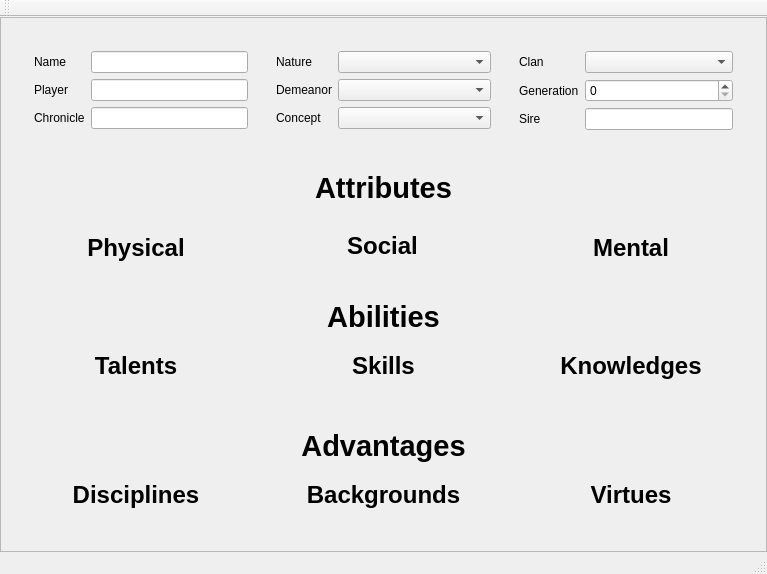
<?xml version="1.0" encoding="UTF-8"?>
<ui version="4.0">
 <class>CharacterSheet</class>
 <widget class="QMainWindow" name="CharacterSheet">
  <property name="geometry">
   <rect>
    <x>0</x>
    <y>0</y>
    <width>767</width>
    <height>574</height>
   </rect>
  </property>
  <property name="windowTitle">
   <string>CharacterSheet</string>
  </property>
  <widget class="QWidget" name="centralWidget">
   <layout class="QHBoxLayout" name="horizontalLayout">
    <property name="spacing">
     <number>0</number>
    </property>
    <property name="leftMargin">
     <number>0</number>
    </property>
    <property name="topMargin">
     <number>0</number>
    </property>
    <property name="rightMargin">
     <number>0</number>
    </property>
    <property name="bottomMargin">
     <number>0</number>
    </property>
    <item>
     <widget class="QScrollArea" name="scrollArea">
      <property name="widgetResizable">
       <bool>true</bool>
      </property>
      <widget class="QWidget" name="scrollAreaWidgetContents">
       <property name="geometry">
        <rect>
         <x>0</x>
         <y>0</y>
         <width>765</width>
         <height>510</height>
        </rect>
       </property>
       <layout class="QVBoxLayout" name="verticalLayout">
        <item>
         <widget class="QWidget" name="widget_4" native="true">
          <layout class="QHBoxLayout" name="horizontalLayout_2">
           <item>
            <widget class="QWidget" name="widget_2" native="true">
             <property name="sizePolicy">
              <sizepolicy hsizetype="Minimum" vsizetype="Preferred">
               <horstretch>1</horstretch>
               <verstretch>0</verstretch>
              </sizepolicy>
             </property>
             <layout class="QFormLayout" name="formLayout">
              <item row="0" column="0">
               <widget class="QLabel" name="label">
                <property name="text">
                 <string>Name</string>
                </property>
               </widget>
              </item>
              <item row="0" column="1">
               <widget class="QLineEdit" name="lineEdit_3">
                <property name="maximumSize">
                 <size>
                  <width>16777215</width>
                  <height>16777215</height>
                 </size>
                </property>
               </widget>
              </item>
              <item row="1" column="0">
               <widget class="QLabel" name="label_2">
                <property name="text">
                 <string>Player</string>
                </property>
               </widget>
              </item>
              <item row="1" column="1">
               <widget class="QLineEdit" name="lineEdit_4">
                <property name="maximumSize">
                 <size>
                  <width>16777215</width>
                  <height>16777215</height>
                 </size>
                </property>
               </widget>
              </item>
              <item row="2" column="0">
               <widget class="QLabel" name="label_3">
                <property name="text">
                 <string>Chronicle</string>
                </property>
               </widget>
              </item>
              <item row="2" column="1">
               <widget class="QLineEdit" name="lineEdit_2">
                <property name="maximumSize">
                 <size>
                  <width>16777215</width>
                  <height>16777215</height>
                 </size>
                </property>
               </widget>
              </item>
             </layout>
             <zorder>label</zorder>
             <zorder>lineEdit_3</zorder>
             <zorder>label_2</zorder>
             <zorder>lineEdit_4</zorder>
             <zorder>label_3</zorder>
             <zorder>lineEdit_2</zorder>
             <zorder>widget</zorder>
            </widget>
           </item>
           <item>
            <widget class="QWidget" name="widget_3" native="true">
             <property name="sizePolicy">
              <sizepolicy hsizetype="Minimum" vsizetype="Preferred">
               <horstretch>1</horstretch>
               <verstretch>0</verstretch>
              </sizepolicy>
             </property>
             <layout class="QFormLayout" name="formLayout_8">
              <item row="0" column="0">
               <widget class="QLabel" name="label_4">
                <property name="text">
                 <string>Nature</string>
                </property>
               </widget>
              </item>
              <item row="0" column="1">
               <widget class="QComboBox" name="comboBox">
                <property name="sizePolicy">
                 <sizepolicy hsizetype="Minimum" vsizetype="Fixed">
                  <horstretch>0</horstretch>
                  <verstretch>0</verstretch>
                 </sizepolicy>
                </property>
                <property name="maximumSize">
                 <size>
                  <width>16777215</width>
                  <height>16777215</height>
                 </size>
                </property>
               </widget>
              </item>
              <item row="1" column="0">
               <widget class="QLabel" name="label_5">
                <property name="text">
                 <string>Demeanor</string>
                </property>
               </widget>
              </item>
              <item row="1" column="1">
               <widget class="QComboBox" name="comboBox_4">
                <property name="sizePolicy">
                 <sizepolicy hsizetype="Minimum" vsizetype="Fixed">
                  <horstretch>0</horstretch>
                  <verstretch>0</verstretch>
                 </sizepolicy>
                </property>
                <property name="maximumSize">
                 <size>
                  <width>16777215</width>
                  <height>16777215</height>
                 </size>
                </property>
               </widget>
              </item>
              <item row="2" column="0">
               <widget class="QLabel" name="label_6">
                <property name="text">
                 <string>Concept</string>
                </property>
               </widget>
              </item>
              <item row="2" column="1">
               <widget class="QComboBox" name="comboBox_3">
                <property name="sizePolicy">
                 <sizepolicy hsizetype="Minimum" vsizetype="Fixed">
                  <horstretch>0</horstretch>
                  <verstretch>0</verstretch>
                 </sizepolicy>
                </property>
                <property name="maximumSize">
                 <size>
                  <width>16777215</width>
                  <height>16777215</height>
                 </size>
                </property>
               </widget>
              </item>
             </layout>
            </widget>
           </item>
           <item>
            <widget class="QWidget" name="widget" native="true">
             <property name="sizePolicy">
              <sizepolicy hsizetype="Minimum" vsizetype="Preferred">
               <horstretch>1</horstretch>
               <verstretch>0</verstretch>
              </sizepolicy>
             </property>
             <layout class="QFormLayout" name="formLayout_9">
              <item row="0" column="0">
               <widget class="QLabel" name="label_7">
                <property name="text">
                 <string>Clan</string>
                </property>
               </widget>
              </item>
              <item row="0" column="1">
               <widget class="QComboBox" name="comboBox_2">
                <property name="maximumSize">
                 <size>
                  <width>16777215</width>
                  <height>16777215</height>
                 </size>
                </property>
               </widget>
              </item>
              <item row="1" column="0">
               <widget class="QLabel" name="label_8">
                <property name="text">
                 <string>Generation</string>
                </property>
               </widget>
              </item>
              <item row="1" column="1">
               <widget class="QSpinBox" name="spinBox">
                <property name="sizePolicy">
                 <sizepolicy hsizetype="Minimum" vsizetype="Fixed">
                  <horstretch>0</horstretch>
                  <verstretch>0</verstretch>
                 </sizepolicy>
                </property>
                <property name="maximumSize">
                 <size>
                  <width>16777215</width>
                  <height>16777215</height>
                 </size>
                </property>
               </widget>
              </item>
              <item row="2" column="0">
               <widget class="QLabel" name="label_9">
                <property name="text">
                 <string>Sire</string>
                </property>
               </widget>
              </item>
              <item row="2" column="1">
               <widget class="QLineEdit" name="lineEdit">
                <property name="sizePolicy">
                 <sizepolicy hsizetype="Minimum" vsizetype="Fixed">
                  <horstretch>0</horstretch>
                  <verstretch>0</verstretch>
                 </sizepolicy>
                </property>
                <property name="maximumSize">
                 <size>
                  <width>16777215</width>
                  <height>16777215</height>
                 </size>
                </property>
               </widget>
              </item>
             </layout>
            </widget>
           </item>
          </layout>
         </widget>
        </item>
        <item>
         <widget class="QLabel" name="label_17">
          <property name="font">
           <font>
            <pointsize>22</pointsize>
            <weight>75</weight>
            <bold>true</bold>
           </font>
          </property>
          <property name="text">
           <string>Attributes</string>
          </property>
          <property name="alignment">
           <set>Qt::AlignCenter</set>
          </property>
         </widget>
        </item>
        <item>
         <widget class="QWidget" name="widget_5" native="true">
          <layout class="QHBoxLayout" name="horizontalLayout_7">
           <property name="spacing">
            <number>0</number>
           </property>
           <property name="leftMargin">
            <number>0</number>
           </property>
           <property name="topMargin">
            <number>0</number>
           </property>
           <property name="rightMargin">
            <number>0</number>
           </property>
           <property name="bottomMargin">
            <number>0</number>
           </property>
           <item>
            <widget class="QWidget" name="widget_physical_container" native="true">
             <layout class="QVBoxLayout" name="verticalLayout_4">
              <item>
               <widget class="QLabel" name="label_10">
                <property name="sizePolicy">
                 <sizepolicy hsizetype="MinimumExpanding" vsizetype="Minimum">
                  <horstretch>0</horstretch>
                  <verstretch>0</verstretch>
                 </sizepolicy>
                </property>
                <property name="font">
                 <font>
                  <pointsize>18</pointsize>
                  <weight>75</weight>
                  <bold>true</bold>
                 </font>
                </property>
                <property name="text">
                 <string>Physical</string>
                </property>
                <property name="alignment">
                 <set>Qt::AlignCenter</set>
                </property>
               </widget>
              </item>
              <item>
               <widget class="QWidget" name="widget_physical" native="true">
                <property name="sizePolicy">
                 <sizepolicy hsizetype="Minimum" vsizetype="Minimum">
                  <horstretch>0</horstretch>
                  <verstretch>0</verstretch>
                 </sizepolicy>
                </property>
                <layout class="QFormLayout" name="formLayout_3">
                 <property name="leftMargin">
                  <number>0</number>
                 </property>
                 <property name="topMargin">
                  <number>0</number>
                 </property>
                 <property name="rightMargin">
                  <number>0</number>
                 </property>
                 <property name="bottomMargin">
                  <number>0</number>
                 </property>
                </layout>
               </widget>
              </item>
             </layout>
            </widget>
           </item>
           <item>
            <widget class="QWidget" name="widget_social_container" native="true">
             <layout class="QVBoxLayout" name="verticalLayout_3">
              <property name="spacing">
               <number>6</number>
              </property>
              <property name="leftMargin">
               <number>9</number>
              </property>
              <property name="topMargin">
               <number>9</number>
              </property>
              <property name="bottomMargin">
               <number>9</number>
              </property>
              <item>
               <widget class="QLabel" name="label_11">
                <property name="sizePolicy">
                 <sizepolicy hsizetype="MinimumExpanding" vsizetype="Fixed">
                  <horstretch>0</horstretch>
                  <verstretch>0</verstretch>
                 </sizepolicy>
                </property>
                <property name="font">
                 <font>
                  <pointsize>18</pointsize>
                  <weight>75</weight>
                  <bold>true</bold>
                 </font>
                </property>
                <property name="text">
                 <string>Social</string>
                </property>
                <property name="alignment">
                 <set>Qt::AlignCenter</set>
                </property>
               </widget>
              </item>
              <item>
               <widget class="QWidget" name="widget_social" native="true">
                <property name="sizePolicy">
                 <sizepolicy hsizetype="Minimum" vsizetype="Minimum">
                  <horstretch>0</horstretch>
                  <verstretch>0</verstretch>
                 </sizepolicy>
                </property>
                <layout class="QFormLayout" name="formLayout_4">
                 <property name="labelAlignment">
                  <set>Qt::AlignLeading|Qt::AlignLeft|Qt::AlignVCenter</set>
                 </property>
                 <property name="leftMargin">
                  <number>0</number>
                 </property>
                 <property name="topMargin">
                  <number>0</number>
                 </property>
                 <property name="rightMargin">
                  <number>0</number>
                 </property>
                 <property name="bottomMargin">
                  <number>0</number>
                 </property>
                </layout>
               </widget>
              </item>
             </layout>
            </widget>
           </item>
           <item>
            <widget class="QWidget" name="widget_mental_container" native="true">
             <property name="sizePolicy">
              <sizepolicy hsizetype="Preferred" vsizetype="Preferred">
               <horstretch>0</horstretch>
               <verstretch>0</verstretch>
              </sizepolicy>
             </property>
             <layout class="QVBoxLayout" name="verticalLayout_5">
              <item>
               <widget class="QLabel" name="label_12">
                <property name="sizePolicy">
                 <sizepolicy hsizetype="MinimumExpanding" vsizetype="Minimum">
                  <horstretch>0</horstretch>
                  <verstretch>0</verstretch>
                 </sizepolicy>
                </property>
                <property name="font">
                 <font>
                  <pointsize>18</pointsize>
                  <weight>75</weight>
                  <bold>true</bold>
                 </font>
                </property>
                <property name="text">
                 <string>Mental</string>
                </property>
                <property name="alignment">
                 <set>Qt::AlignCenter</set>
                </property>
               </widget>
              </item>
              <item>
               <widget class="QWidget" name="widget_mental" native="true">
                <property name="sizePolicy">
                 <sizepolicy hsizetype="Minimum" vsizetype="Minimum">
                  <horstretch>0</horstretch>
                  <verstretch>0</verstretch>
                 </sizepolicy>
                </property>
                <layout class="QFormLayout" name="formLayout_2">
                 <property name="leftMargin">
                  <number>0</number>
                 </property>
                 <property name="topMargin">
                  <number>0</number>
                 </property>
                 <property name="rightMargin">
                  <number>0</number>
                 </property>
                 <property name="bottomMargin">
                  <number>0</number>
                 </property>
                </layout>
               </widget>
              </item>
             </layout>
            </widget>
           </item>
          </layout>
         </widget>
        </item>
        <item>
         <widget class="QLabel" name="label_16">
          <property name="font">
           <font>
            <pointsize>22</pointsize>
            <weight>75</weight>
            <bold>true</bold>
           </font>
          </property>
          <property name="text">
           <string>Abilities</string>
          </property>
          <property name="alignment">
           <set>Qt::AlignCenter</set>
          </property>
         </widget>
        </item>
        <item>
         <widget class="QWidget" name="widget_6" native="true">
          <layout class="QHBoxLayout" name="horizontalLayout_8">
           <property name="spacing">
            <number>0</number>
           </property>
           <property name="leftMargin">
            <number>0</number>
           </property>
           <property name="topMargin">
            <number>0</number>
           </property>
           <property name="rightMargin">
            <number>0</number>
           </property>
           <property name="bottomMargin">
            <number>0</number>
           </property>
           <item>
            <widget class="QWidget" name="widget_talent_container" native="true">
             <layout class="QVBoxLayout" name="verticalLayout_6">
              <property name="topMargin">
               <number>0</number>
              </property>
              <item>
               <widget class="QLabel" name="label_13">
                <property name="font">
                 <font>
                  <pointsize>18</pointsize>
                  <weight>75</weight>
                  <bold>true</bold>
                 </font>
                </property>
                <property name="text">
                 <string>Talents</string>
                </property>
                <property name="alignment">
                 <set>Qt::AlignCenter</set>
                </property>
               </widget>
              </item>
              <item>
               <widget class="QWidget" name="widget_talent" native="true">
                <layout class="QFormLayout" name="formLayout_6">
                 <property name="leftMargin">
                  <number>0</number>
                 </property>
                 <property name="topMargin">
                  <number>0</number>
                 </property>
                 <property name="rightMargin">
                  <number>0</number>
                 </property>
                 <property name="bottomMargin">
                  <number>0</number>
                 </property>
                </layout>
               </widget>
              </item>
             </layout>
            </widget>
           </item>
           <item>
            <widget class="QWidget" name="widget_skill_container" native="true">
             <layout class="QVBoxLayout" name="verticalLayout_7">
              <property name="topMargin">
               <number>0</number>
              </property>
              <item>
               <widget class="QLabel" name="label_14">
                <property name="font">
                 <font>
                  <pointsize>18</pointsize>
                  <weight>75</weight>
                  <bold>true</bold>
                 </font>
                </property>
                <property name="text">
                 <string>Skills</string>
                </property>
                <property name="alignment">
                 <set>Qt::AlignCenter</set>
                </property>
               </widget>
              </item>
              <item>
               <widget class="QWidget" name="widget_skill" native="true">
                <layout class="QFormLayout" name="formLayout_7">
                 <property name="leftMargin">
                  <number>0</number>
                 </property>
                 <property name="topMargin">
                  <number>0</number>
                 </property>
                 <property name="rightMargin">
                  <number>0</number>
                 </property>
                 <property name="bottomMargin">
                  <number>0</number>
                 </property>
                </layout>
               </widget>
              </item>
             </layout>
            </widget>
           </item>
           <item>
            <widget class="QWidget" name="widget_knowledge_container" native="true">
             <layout class="QVBoxLayout" name="verticalLayout_2">
              <property name="topMargin">
               <number>0</number>
              </property>
              <item>
               <widget class="QLabel" name="label_15">
                <property name="font">
                 <font>
                  <pointsize>18</pointsize>
                  <weight>75</weight>
                  <bold>true</bold>
                 </font>
                </property>
                <property name="text">
                 <string>Knowledges</string>
                </property>
                <property name="alignment">
                 <set>Qt::AlignCenter</set>
                </property>
               </widget>
              </item>
              <item>
               <widget class="QWidget" name="widget_knowledge" native="true">
                <layout class="QFormLayout" name="formLayout_5">
                 <property name="leftMargin">
                  <number>0</number>
                 </property>
                 <property name="topMargin">
                  <number>0</number>
                 </property>
                 <property name="rightMargin">
                  <number>0</number>
                 </property>
                 <property name="bottomMargin">
                  <number>0</number>
                 </property>
                </layout>
               </widget>
              </item>
             </layout>
            </widget>
           </item>
          </layout>
         </widget>
        </item>
        <item>
         <widget class="QLabel" name="label_18">
          <property name="font">
           <font>
            <pointsize>22</pointsize>
            <weight>75</weight>
            <bold>true</bold>
           </font>
          </property>
          <property name="text">
           <string>Advantages</string>
          </property>
          <property name="alignment">
           <set>Qt::AlignCenter</set>
          </property>
         </widget>
        </item>
        <item>
         <widget class="QWidget" name="widget_7" native="true">
          <layout class="QHBoxLayout" name="horizontalLayout_3">
           <property name="spacing">
            <number>0</number>
           </property>
           <property name="leftMargin">
            <number>0</number>
           </property>
           <property name="topMargin">
            <number>0</number>
           </property>
           <property name="rightMargin">
            <number>0</number>
           </property>
           <property name="bottomMargin">
            <number>0</number>
           </property>
           <item>
            <widget class="QWidget" name="widget_discipline_container" native="true">
             <layout class="QVBoxLayout" name="verticalLayout_8">
              <property name="leftMargin">
               <number>0</number>
              </property>
              <property name="topMargin">
               <number>0</number>
              </property>
              <property name="rightMargin">
               <number>0</number>
              </property>
              <property name="bottomMargin">
               <number>0</number>
              </property>
              <item>
               <widget class="QLabel" name="label_19">
                <property name="font">
                 <font>
                  <pointsize>18</pointsize>
                  <weight>75</weight>
                  <bold>true</bold>
                 </font>
                </property>
                <property name="text">
                 <string>Disciplines</string>
                </property>
                <property name="alignment">
                 <set>Qt::AlignCenter</set>
                </property>
               </widget>
              </item>
              <item>
               <widget class="QWidget" name="widget_discipline" native="true"/>
              </item>
             </layout>
            </widget>
           </item>
           <item>
            <widget class="QWidget" name="widget_background_container" native="true">
             <layout class="QVBoxLayout" name="verticalLayout_9">
              <property name="leftMargin">
               <number>0</number>
              </property>
              <property name="topMargin">
               <number>0</number>
              </property>
              <property name="rightMargin">
               <number>0</number>
              </property>
              <property name="bottomMargin">
               <number>0</number>
              </property>
              <item>
               <widget class="QLabel" name="label_20">
                <property name="font">
                 <font>
                  <pointsize>18</pointsize>
                  <weight>75</weight>
                  <bold>true</bold>
                 </font>
                </property>
                <property name="text">
                 <string>Backgrounds</string>
                </property>
                <property name="alignment">
                 <set>Qt::AlignCenter</set>
                </property>
               </widget>
              </item>
              <item>
               <widget class="QWidget" name="widget_background" native="true"/>
              </item>
             </layout>
            </widget>
           </item>
           <item>
            <widget class="QWidget" name="widget_virtue_container" native="true">
             <layout class="QVBoxLayout" name="verticalLayout_10">
              <property name="leftMargin">
               <number>0</number>
              </property>
              <property name="topMargin">
               <number>0</number>
              </property>
              <property name="rightMargin">
               <number>0</number>
              </property>
              <property name="bottomMargin">
               <number>0</number>
              </property>
              <item>
               <widget class="QLabel" name="label_21">
                <property name="font">
                 <font>
                  <pointsize>18</pointsize>
                  <weight>75</weight>
                  <bold>true</bold>
                 </font>
                </property>
                <property name="text">
                 <string>Virtues</string>
                </property>
                <property name="alignment">
                 <set>Qt::AlignCenter</set>
                </property>
               </widget>
              </item>
              <item>
               <widget class="QWidget" name="widget_virtue" native="true"/>
              </item>
             </layout>
            </widget>
           </item>
          </layout>
         </widget>
        </item>
       </layout>
      </widget>
     </widget>
    </item>
   </layout>
  </widget>
  <widget class="QMenuBar" name="menuBar">
   <property name="geometry">
    <rect>
     <x>0</x>
     <y>0</y>
     <width>767</width>
     <height>27</height>
    </rect>
   </property>
  </widget>
  <widget class="QToolBar" name="mainToolBar">
   <attribute name="toolBarArea">
    <enum>TopToolBarArea</enum>
   </attribute>
   <attribute name="toolBarBreak">
    <bool>false</bool>
   </attribute>
  </widget>
  <widget class="QStatusBar" name="statusBar">
   <property name="statusTip">
    <string/>
   </property>
  </widget>
 </widget>
 <layoutdefault spacing="6" margin="11"/>
 <resources/>
 <connections/>
</ui>
